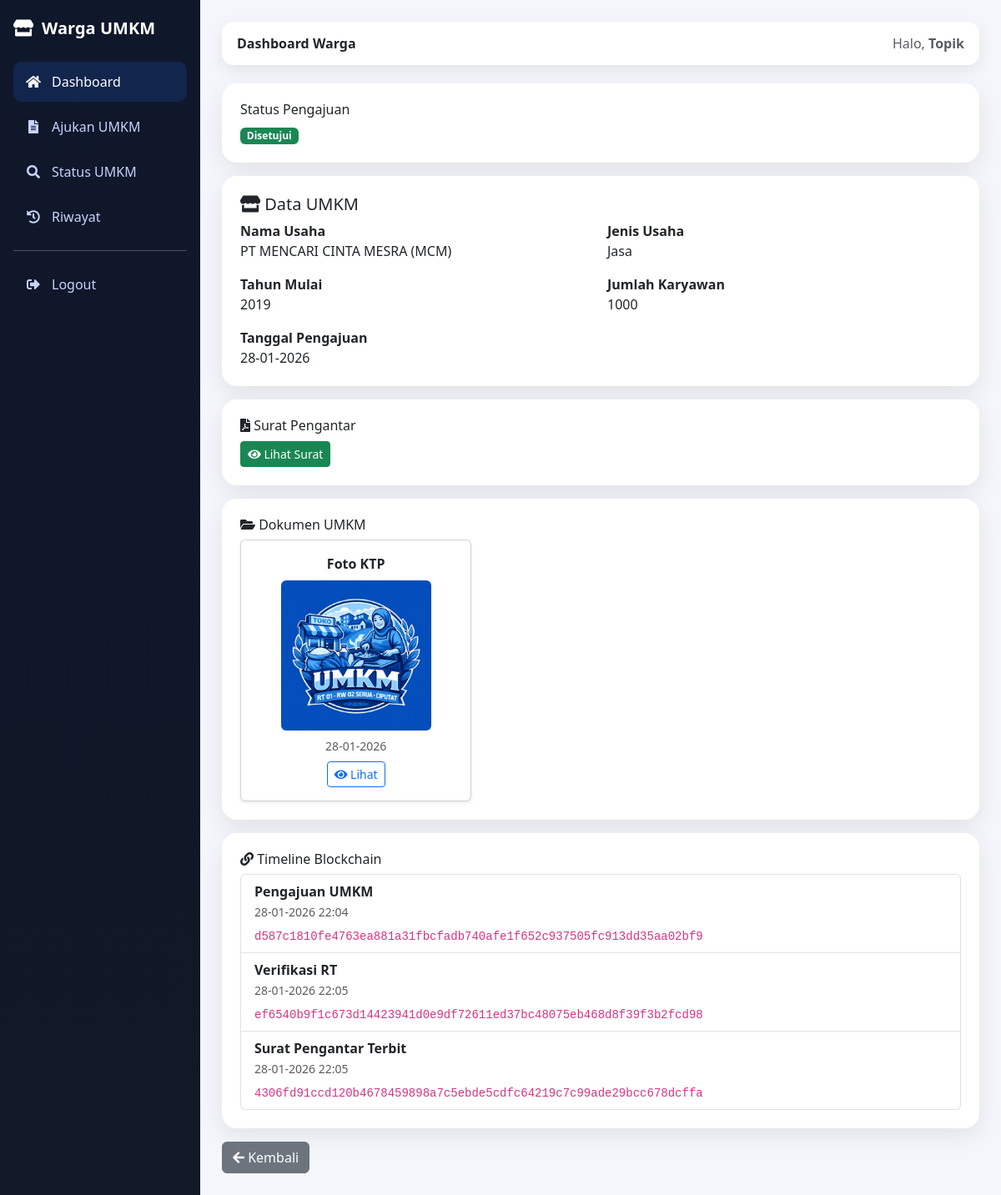
The app's page /public/warga/detail_umkm.php?id=16 (signed in) with its own data.
### tables this page shows
CREATE TABLE `tbl_umkm` (
  `id_umkm` int NOT NULL,
  `id_warga` int NOT NULL,
  `nama_usaha` varchar(150) NOT NULL,
  `jenis_usaha` varchar(100) NOT NULL,
  `tahun_mulai` year DEFAULT NULL,
  `jumlah_karyawan` int DEFAULT NULL,
  `tanggal_pengajuan` date DEFAULT NULL,
  `created_at` timestamp NULL DEFAULT CURRENT_TIMESTAMP,
  `status` enum('menunggu_rt','ditolak_rt','menunggu_rw','ditolak_rw','disetujui','pengajuan_ulang') DEFAULT 'menunggu_rt',
  `approved_rt_by` int DEFAULT NULL,
  `approved_rt_at` datetime DEFAULT NULL,
  `approved_rw_by` int DEFAULT NULL,
  `approved_rw_at` datetime DEFAULT NULL,
  `catatan_penolakan` text
);

CREATE TABLE `tbl_dokumen_umkm` (
  `id_dokumen` int NOT NULL,
  `id_umkm` int NOT NULL,
  `jenis_dokumen` varchar(100) NOT NULL,
  `file_path` varchar(255) NOT NULL,
  `created_at` timestamp NULL DEFAULT CURRENT_TIMESTAMP
);

CREATE TABLE `tbl_transaksi_blockchain` (
  `id_tx` int NOT NULL,
  `id_umkm` int NOT NULL,
  `tipe_transaksi` enum('pengajuan','verifikasi_rt','verifikasi_rw','surat_pengantar_terbit','pengajuan_ulang') NOT NULL,
  `hash_tx` varchar(255) DEFAULT NULL,
  `tanggal_tx` datetime DEFAULT NULL
);

### public/warga/detail_umkm.php (the view, shortened to what this page needs)
<?php
require_once "../../config/database.php";
$id_warga = $_SESSION['id_warga'];
$id_umkm = (int)($_GET['id'] ?? 0);
$stmt = $conn->prepare("
  SELECT *
  FROM tbl_umkm
  WHERE id_umkm = ? AND id_warga = ?
");
$stmt->bind_param("ii", $id_umkm, $id_warga);
$stmt->execute();
$umkm = $stmt->get_result()->fetch_assoc();
$stmt = $conn->prepare("
  SELECT jenis_dokumen, file_path, created_at
  FROM tbl_dokumen_umkm
  WHERE id_umkm = ?
  ORDER BY created_at ASC
");
$stmt->bind_param("i", $id_umkm);
$stmt->execute();
$qDok = $stmt->get_result();
$stmt = $conn->prepare("
  SELECT tipe_transaksi, hash_tx, tanggal_tx
  FROM tbl_transaksi_blockchain
  WHERE id_umkm = ?
  ORDER BY tanggal_tx ASC
");
$stmt->bind_param("i", $id_umkm);
$stmt->execute();
$qBC = $stmt->get_result();
$bcLabel = [
  'pengajuan'              => 'Pengajuan UMKM',
  'verifikasi_rt'          => 'Verifikasi RT',
  'verifikasi_rw'          => 'Verifikasi RW',
  'surat_pengantar_terbit' => 'Surat Pengantar Terbit'
];
?>
<!DOCTYPE html>
<html lang="id">
<head>
<link rel="stylesheet" href="../../assets/bootstrap/css/bootstrap.min.css">
<link rel="stylesheet" href="../../assets/fontawesome/css/all.min.css">
<link rel="stylesheet" href="../../assets/styles/warga.css">
</head>
<body>
<div class="wrapper">
<?php include "sidebar.php"; ?>
<main class="content">
<?php include "topbar.php"; ?>
<div class="card-box mb-3">
  <h6>Status Pengajuan</h6>
<?php
switch ($umkm['status']) {
  case 'disetujui':
    echo '<span class="badge bg-success">Disetujui</span>';
    break;
}
?>
</div>
<div class="card-box mb-3">
  <h5><i class="fas fa-store"></i> Data UMKM</h5>
  <div class="row g-3">
    <div class="col-md-6">
      <strong>Nama Usaha</strong><br>
      <?= htmlspecialchars($umkm['nama_usaha']) ?>
    </div>
    <div class="col-md-6">
      <strong>Jenis Usaha</strong><br>
      <?= htmlspecialchars($umkm['jenis_usaha']) ?>
    </div>
    <div class="col-md-6">
      <strong>Tahun Mulai</strong><br>
      <?= $umkm['tahun_mulai'] ?: '-' ?>
    </div>
    <div class="col-md-6">
      <strong>Jumlah Karyawan</strong><br>
      <?= $umkm['jumlah_karyawan'] ?: '-' ?>
    </div>
    <div class="col-md-6">
      <strong>Tanggal Pengajuan</strong><br>
      <?= date('d-m-Y', strtotime($umkm['created_at'])) ?>
    </div>
  </div>
</div>
<?php if ($umkm['status'] === 'disetujui'): ?>
<div class="card-box mb-3">
  <h6><i class="fas fa-file-pdf"></i> Surat Pengantar</h6>
  <a href="../../uploads/surat/surat_umkm_<?= $umkm['id_umkm'] ?>.pdf"
     target="_blank"
     class="btn btn-success btn-sm">
    <i class="fas fa-eye"></i> Lihat Surat
  </a>
</div>
<?php endif; ?>
<div class="card-box mb-3">
  <h6><i class="fas fa-folder-open"></i> Dokumen UMKM</h6>
  <div class="row g-3">
<?php if ($qDok->num_rows > 0): while ($d = $qDok->fetch_assoc()):
  $ext = strtolower(pathinfo($d['file_path'], PATHINFO_EXTENSION));
  $url = "../../uploads/dokumen_umkm/" . $d['file_path'];
?>
  <div class="col-md-4">
    <div class="card h-100 shadow-sm">
      <div class="card-body text-center">
        <strong><?= htmlspecialchars($d['jenis_dokumen']) ?></strong>
        <div class="mt-2">
<?php if (in_array($ext, ['jpg','jpeg','png','webp'])): ?>
          <img src="<?= $url ?>" class="img-fluid rounded"
               style="max-height:180px;object-fit:cover;">
<?php else: ?>
          <i class="fas fa-file-pdf fa-4x text-danger"></i>
<?php endif; ?>
        </div>
        <small class="text-muted d-block mt-2">
          <?= date('d-m-Y', strtotime($d['created_at'])) ?>
        </small>
        <a href="<?= $url ?>" target="_blank"
           class="btn btn-sm btn-outline-primary mt-2">
          <i class="fas fa-eye"></i> Lihat
        </a>
      </div>
    </div>
  </div>
<?php endwhile; else: ?>
  <div class="text-muted">Tidak ada dokumen.</div>
<?php endif; ?>
  </div>
</div>
<div class="card-box">
  <h6><i class="fas fa-link"></i> Timeline Blockchain</h6>
<?php if ($qBC->num_rows > 0): ?>
  <ul class="list-group">
<?php while ($bc = $qBC->fetch_assoc()): ?>
    <li class="list-group-item">
      <strong><?= $bcLabel[$bc['tipe_transaksi']] ?? $bc['tipe_transaksi'] ?></strong><br>
      <small class="text-muted">
        <?= date('d-m-Y H:i', strtotime($bc['tanggal_tx'])) ?>
      </small>
      <div class="mt-1 text-break">
        <code><?= htmlspecialchars($bc['hash_tx']) ?></code>
      </div>
    </li>
<?php endwhile; ?>
  </ul>
<?php else: ?>
  <div class="text-muted">Belum ada transaksi blockchain.</div>
<?php endif; ?>
</div>
<a href="status_umkm.php" class="btn btn-secondary mt-3">
  <i class="fas fa-arrow-left"></i> Kembali
</a>
</main>
</div>
</body>
</html>

### assets/styles/warga.css (style rules this page uses)
:root { --primary:#2563eb; --primary-soft:#e0e7ff; --dark:#0f172a; --bg:#f4f6fb; --card:#ffffff; }
body { margin:0; background:var(--bg); font-family:system-ui,sans-serif; }
.wrapper { display:flex; min-height:100vh; }
.content { flex:1; padding:26px; }
.card-box { background:var(--card); border-radius:18px; padding:22px; box-shadow:0 10px 28px rgba(0,0,0,.08); transition:.25s; }

### records on screen
tbl_umkm: nama_usaha "PT MENCARI CINTA MESRA (MCM)", jenis_usaha "Jasa", tahun_mulai "2019", jumlah_karyawan "1000", created_at "28-01-2026"
tbl_dokumen_umkm: jenis_dokumen "Foto KTP", file_path (picture), created_at "28-01-2026"
tbl_transaksi_blockchain: tipe_transaksi "Pengajuan UMKM", tanggal_tx "28-01-2026 22:04", hash_tx "d587c1810fe4763ea881a31fbcfadb740afe1f652c937505fc913dd35aa02bf9"
tbl_transaksi_blockchain: tipe_transaksi "Verifikasi RT", tanggal_tx "28-01-2026 22:05", hash_tx "ef6540b9f1c673d14423941d0e9df72611ed37bc48075eb468d8f39f3b2fcd98"
tbl_transaksi_blockchain: tipe_transaksi "Surat Pengantar Terbit", tanggal_tx "28-01-2026 22:05", hash_tx "4306fd91ccd120b4678459898a7c5ebde5cdfc64219c7c99ade29bcc678dcffa"

### other values on screen
$nama_warga "Topik"
